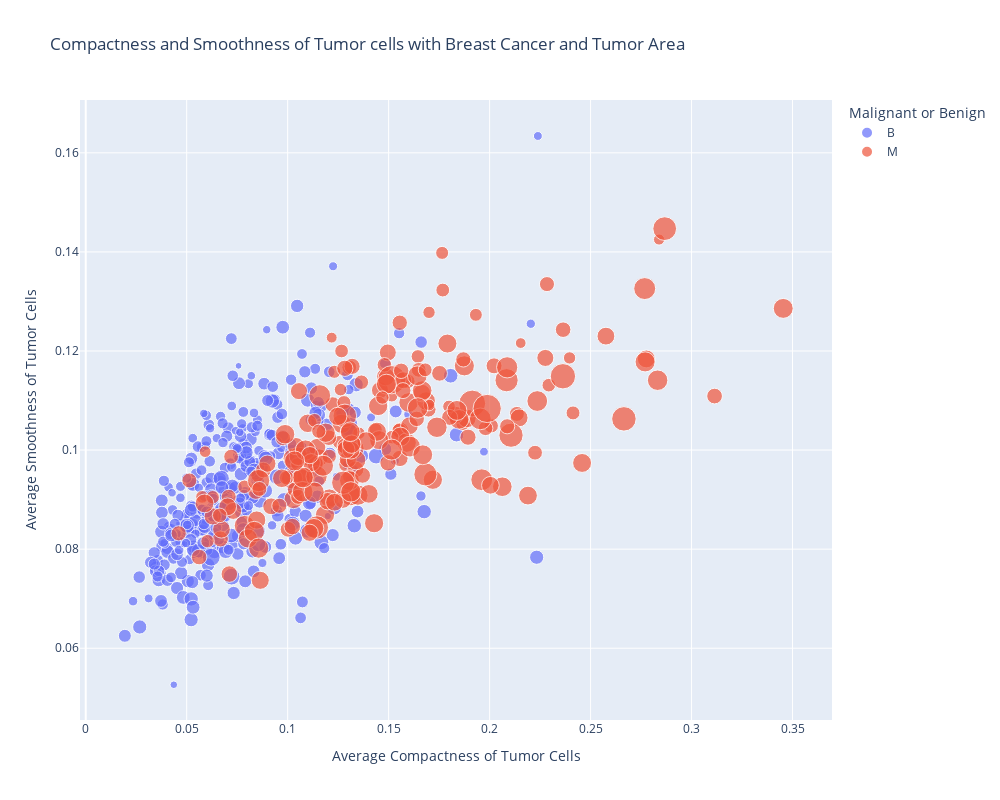

The notebook cell this image was saved under:
### Code cell
fig = px.scatter(x=df["x.compactness_mean"], y=df["x.smoothness_mean"],
                 width=1000, height=800,
                 color=df.y, size=df["x.area_mean"],
                 labels={"x": "Average Compactness of Tumor Cells",
                         "y": "Average Smoothness of Tumor Cells",
                         "color": "Malignant or Benign"},
                 title="Compactness and Smoothness of Tumor cells with Breast Cancer and Tumor Area")
fig.show()

### Figure 1 — Plotly figure (JSON) as saved in the notebook; plotly's stock layout.template omitted (floating-point values rounded to 4 significant figures; data arrays with more than 128 entries replaced by an {"elided": "..."} marker saying what was removed)
{"data": [{"hovertemplate": "Malignant or Benign=B<br>Average Compactness of Tumor Cells=%{x}<br>Average Smoothness of Tumor Cells=%{y}<br>size=%{marker.size}<extra></extra>", "legendgroup": "B", "marker": {"color": "#636efa", "size": {"elided": "357 float values"}, "sizemode": "area", "sizeref": 6.253, "symbol": "circle"}, "mode": "markers", "name": "B", "orientation": "v", "showlegend": true, "x": {"elided": "357 float values"}, "xaxis": "x", "y": {"elided": "357 float values"}, "yaxis": "y", "type": "scatter"}, {"hovertemplate": "Malignant or Benign=M<br>Average Compactness of Tumor Cells=%{x}<br>Average Smoothness of Tumor Cells=%{y}<br>size=%{marker.size}<extra></extra>", "legendgroup": "M", "marker": {"color": "#EF553B", "size": {"elided": "212 float values"}, "sizemode": "area", "sizeref": 6.253, "symbol": "circle"}, "mode": "markers", "name": "M", "orientation": "v", "showlegend": true, "x": {"elided": "212 float values"}, "xaxis": "x", "y": {"elided": "212 float values"}, "yaxis": "y", "type": "scatter"}], "layout": {"xaxis": {"anchor": "y", "domain": [0.0, 1.0], "title": {"text": "Average Compactness of Tumor Cells"}}, "yaxis": {"anchor": "x", "domain": [0.0, 1.0], "title": {"text": "Average Smoothness of Tumor Cells"}}, "legend": {"title": {"text": "Malignant or Benign"}, "tracegroupgap": 0, "itemsizing": "constant"}, "title": {"text": "Compactness and Smoothness of Tumor cells with Breast Cancer and Tumor Area"}, "height": 800, "width": 1000}}
